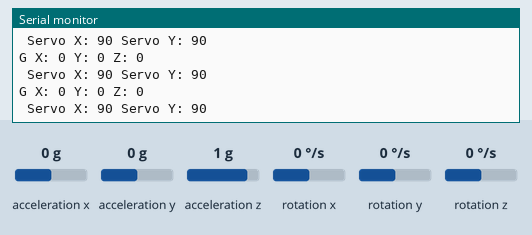
Bench run of a sketch on a simulated Arduino Uno, built with avr-gcc and run on an emulated ATmega328P. Shown: the last lines printed to the serial monitor. Inputs (shaded band) come from the test bench; at power-on: rotation x 0 °/s, rotation y 0 °/s, rotation z 0 °/s, acceleration x 0 g, acceleration y 0 g, acceleration z 1 g.

Above: at 1.2 s.
1.3 s: rotation x set to -192 °/s
At 1.42 s:
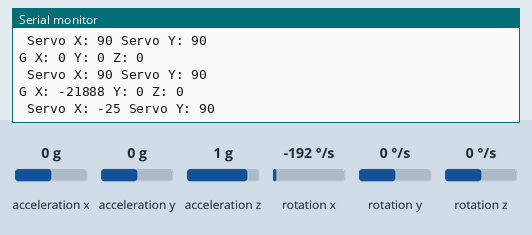
4.3 s: rotation x set to 0 °/s
At 4.48 s:
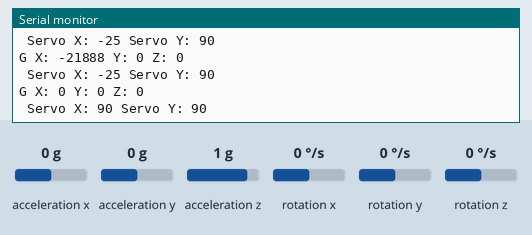
7.3 s: rotation y set to -192 °/s
At 7.45 s:
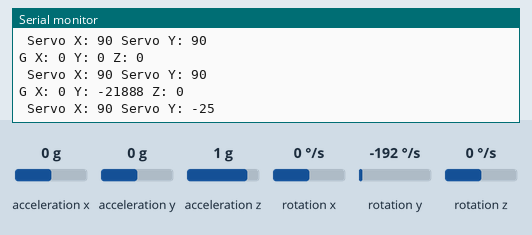
8.8 s: rotation z set to 100 °/s
At 8.89 s:
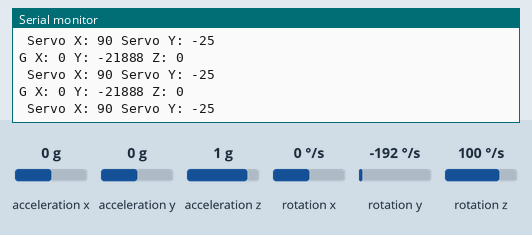
11.8 s: rotation x set to -100 °/s
At 12.08 s:
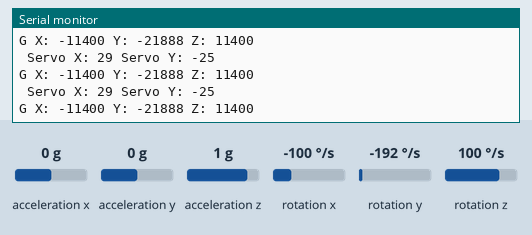
Timing chart, 0 to 14.8 s (numbered marks = the images above; inputs shaded):
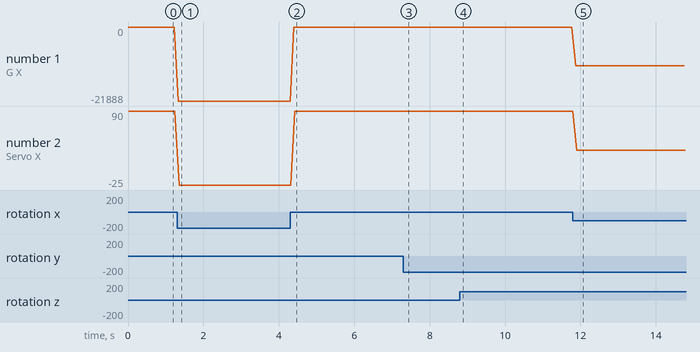

The sketch:

test2.ino
```cpp
/*
The sensor outputs provided by the library are the raw 16-bit values
obtained by concatenating the 8-bit high and low gyro data registers.
They can be converted to units of dps (degrees per second) using the
conversion factors specified in the datasheet for your particular
device and full scale setting (gain).

Example: An L3GD20H gives a gyro X axis reading of 345 with its
default full scale setting of +/- 245 dps. The So specification
in the L3GD20H datasheet (page 10) states a conversion factor of 8.75
mdps/LSB (least significant bit) at this FS setting, so the raw
reading of 345 corresponds to 345 * 8.75 = 3020 mdps = 3.02 dps.
*/

#include <Wire.h>
#include <L3G.h>

L3G gyro;

void setup() {
  Serial.begin(9600);
  Wire.begin();

  if (!gyro.init())
  {
    Serial.println("Failed to autodetect gyro type!");
    while (1);
  }

  gyro.enableDefault();
}

void loop() {
  gyro.read();

  Serial.print("G ");
  Serial.print("X: ");

    int ax = gyro.g.x;
    int ay = gyro.g.y;
  Serial.print(ax);
  Serial.print(" Y: ");
  Serial.print(ay);
  Serial.print(" Z: ");
  Serial.println((int)gyro.g.z);

  int servoX = map (ax, -17000, 17000, 0, 180) ;
int servoY = map (ay, -17000, 17000, 0, 180) ;
    Serial.print(" Servo X: ");
    Serial.print(servoX);
    Serial.print(" Servo Y: ");
    Serial.println(servoY);

  delay(100);
}
```

robotGuneJoystick.ino
```cpp

```

Measured:
- after the input at 1.3 s, the serial monitor: prints a new line at once (image 1)
- after the input at 4.3 s, the serial monitor: prints a new line after 0.10 s (image 2)
- after the input at 7.3 s, the serial monitor: prints a new line after 0.06 s (image 3)
- after the input at 11.8 s, the serial monitor: prints a new line after 0.07 s (image 5)
- plotted number 1: 0 → -21888 after the input at 1.3 s, 0 → -11400 after the input at 11.8 s
- plotted number 2: 90 → -25 after the input at 1.3 s, 90 → 29 after the input at 11.8 s
